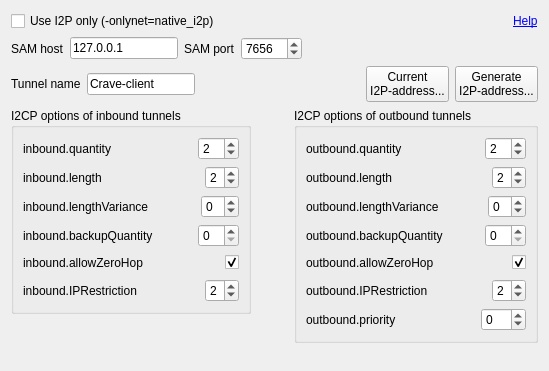
<?xml version="1.0" encoding="UTF-8"?>
<ui version="4.0">
 <class>I2POptionsWidget</class>
 <widget class="QWidget" name="I2POptionsWidget">
  <property name="geometry">
   <rect>
    <x>0</x>
    <y>0</y>
    <width>549</width>
    <height>371</height>
   </rect>
  </property>
  <property name="windowTitle">
   <string>Form</string>
  </property>
  <layout class="QVBoxLayout" name="verticalLayout_5">
   <item>
    <layout class="QHBoxLayout" name="horizontalLayout_15">
     <item>
      <widget class="QCheckBox" name="checkBoxUseI2POnly">
       <property name="text">
        <string>Use I2P only (-onlynet=native_i2p)</string>
       </property>
      </widget>
     </item>
     <item>
      <spacer name="horizontalSpacer_15">
       <property name="orientation">
        <enum>Qt::Horizontal</enum>
       </property>
       <property name="sizeHint" stdset="0">
        <size>
         <width>40</width>
         <height>20</height>
        </size>
       </property>
      </spacer>
     </item>
     <item>
      <widget class="QLabel" name="label">
       <property name="toolTip">
        <string>http://www.i2p2.i2p/i2cp.html#options</string>
       </property>
       <property name="text">
        <string>&lt;a href=&quot;http://www.i2p2.i2p/i2cp.html#options&quot;&gt;Help&lt;/a&gt;</string>
       </property>
       <property name="textFormat">
        <enum>Qt::RichText</enum>
       </property>
       <property name="openExternalLinks">
        <bool>true</bool>
       </property>
       <property name="textInteractionFlags">
        <set>Qt::TextBrowserInteraction</set>
       </property>
      </widget>
     </item>
    </layout>
   </item>
   <item>
    <layout class="QHBoxLayout" name="horizontalLayout_16">
     <item>
      <widget class="QLabel" name="labelSAMHost">
       <property name="text">
        <string>SAM host</string>
       </property>
      </widget>
     </item>
     <item>
      <widget class="QLineEdit" name="lineEditSAMHost">
       <property name="sizePolicy">
        <sizepolicy hsizetype="Fixed" vsizetype="Fixed">
         <horstretch>0</horstretch>
         <verstretch>0</verstretch>
        </sizepolicy>
       </property>
       <property name="text">
        <string>127.0.0.1</string>
       </property>
      </widget>
     </item>
     <item>
      <widget class="QLabel" name="labelSAMPort">
       <property name="text">
        <string>SAM port</string>
       </property>
      </widget>
     </item>
     <item>
      <widget class="QSpinBox" name="spinBoxSAMPort">
       <property name="minimum">
        <number>1</number>
       </property>
       <property name="maximum">
        <number>65535</number>
       </property>
       <property name="value">
        <number>7656</number>
       </property>
      </widget>
     </item>
     <item>
      <spacer name="horizontalSpacer_17">
       <property name="orientation">
        <enum>Qt::Horizontal</enum>
       </property>
       <property name="sizeHint" stdset="0">
        <size>
         <width>40</width>
         <height>20</height>
        </size>
       </property>
      </spacer>
     </item>
    </layout>
   </item>
   <item>
    <layout class="QHBoxLayout" name="horizontalLayout_17">
     <item>
      <widget class="QLabel" name="labelTunnelName">
       <property name="text">
        <string>Tunnel name</string>
       </property>
      </widget>
     </item>
     <item>
      <widget class="QLineEdit" name="lineEditTunnelName">
       <property name="sizePolicy">
        <sizepolicy hsizetype="Preferred" vsizetype="Fixed">
         <horstretch>0</horstretch>
         <verstretch>0</verstretch>
        </sizepolicy>
       </property>
       <property name="minimumSize">
        <size>
         <width>0</width>
         <height>0</height>
        </size>
       </property>
       <property name="text">
        <string>Crave-client</string>
       </property>
      </widget>
     </item>
     <item>
      <spacer name="horizontalSpacer_18">
       <property name="orientation">
        <enum>Qt::Horizontal</enum>
       </property>
       <property name="sizeHint" stdset="0">
        <size>
         <width>40</width>
         <height>20</height>
        </size>
       </property>
      </spacer>
     </item>
     <item>
      <widget class="QPushButton" name="pushButtonCurrentI2PAddress">
       <property name="text">
        <string>Current
I2P-address...</string>
       </property>
      </widget>
     </item>
     <item>
      <widget class="QPushButton" name="pushButtonGenerateI2PAddress">
       <property name="text">
        <string>Generate
I2P-address...</string>
       </property>
      </widget>
     </item>
    </layout>
   </item>
   <item>
    <layout class="QHBoxLayout" name="horizontalLayout_14">
     <item>
      <layout class="QVBoxLayout" name="verticalLayout_4">
       <item>
        <widget class="QGroupBox" name="groupBoxInbound">
         <property name="title">
          <string>I2CP options of inbound tunnels</string>
         </property>
         <layout class="QVBoxLayout" name="verticalLayout">
          <item>
           <layout class="QHBoxLayout" name="horizontalLayout">
            <item>
             <widget class="QLabel" name="labelInboundQuantity">
              <property name="text">
               <string>inbound.quantity </string>
              </property>
             </widget>
            </item>
            <item>
             <spacer name="horizontalSpacer">
              <property name="orientation">
               <enum>Qt::Horizontal</enum>
              </property>
              <property name="sizeHint" stdset="0">
               <size>
                <width>40</width>
                <height>20</height>
               </size>
              </property>
             </spacer>
            </item>
            <item>
             <widget class="QSpinBox" name="spinBoxInboundQuantity">
              <property name="minimum">
               <number>1</number>
              </property>
              <property name="maximum">
               <number>16</number>
              </property>
              <property name="value">
               <number>2</number>
              </property>
             </widget>
            </item>
           </layout>
          </item>
          <item>
           <layout class="QHBoxLayout" name="horizontalLayout_2">
            <item>
             <widget class="QLabel" name="labelInboundLength">
              <property name="text">
               <string>inbound.length </string>
              </property>
             </widget>
            </item>
            <item>
             <spacer name="horizontalSpacer_2">
              <property name="orientation">
               <enum>Qt::Horizontal</enum>
              </property>
              <property name="sizeHint" stdset="0">
               <size>
                <width>40</width>
                <height>20</height>
               </size>
              </property>
             </spacer>
            </item>
            <item>
             <widget class="QSpinBox" name="spinBoxInboundLength">
              <property name="minimum">
               <number>0</number>
              </property>
              <property name="maximum">
               <number>7</number>
              </property>
              <property name="value">
               <number>2</number>
              </property>
             </widget>
            </item>
           </layout>
          </item>
          <item>
           <layout class="QHBoxLayout" name="horizontalLayout_3">
            <item>
             <widget class="QLabel" name="labelInboundLengthVariance">
              <property name="text">
               <string>inbound.lengthVariance</string>
              </property>
             </widget>
            </item>
            <item>
             <spacer name="horizontalSpacer_3">
              <property name="orientation">
               <enum>Qt::Horizontal</enum>
              </property>
              <property name="sizeHint" stdset="0">
               <size>
                <width>40</width>
                <height>20</height>
               </size>
              </property>
             </spacer>
            </item>
            <item>
             <widget class="QSpinBox" name="spinBoxInboundLengthVariance">
              <property name="minimum">
               <number>-7</number>
              </property>
              <property name="maximum">
               <number>7</number>
              </property>
             </widget>
            </item>
           </layout>
          </item>
          <item>
           <layout class="QHBoxLayout" name="horizontalLayout_4">
            <item>
             <widget class="QLabel" name="labelInboundBackupQuality">
              <property name="text">
               <string>inbound.backupQuantity </string>
              </property>
             </widget>
            </item>
            <item>
             <spacer name="horizontalSpacer_4">
              <property name="orientation">
               <enum>Qt::Horizontal</enum>
              </property>
              <property name="sizeHint" stdset="0">
               <size>
                <width>40</width>
                <height>20</height>
               </size>
              </property>
             </spacer>
            </item>
            <item>
             <widget class="QSpinBox" name="spinBoxInboundBackupQuality"/>
            </item>
           </layout>
          </item>
          <item>
           <layout class="QHBoxLayout" name="horizontalLayout_5">
            <item>
             <widget class="QLabel" name="labelInboundAllowZeroHop">
              <property name="text">
               <string>inbound.allowZeroHop </string>
              </property>
             </widget>
            </item>
            <item>
             <spacer name="horizontalSpacer_5">
              <property name="orientation">
               <enum>Qt::Horizontal</enum>
              </property>
              <property name="sizeHint" stdset="0">
               <size>
                <width>40</width>
                <height>20</height>
               </size>
              </property>
             </spacer>
            </item>
            <item>
             <widget class="QCheckBox" name="checkBoxInboundAllowZeroHop">
              <property name="checked">
               <bool>true</bool>
              </property>
             </widget>
            </item>
           </layout>
          </item>
          <item>
           <layout class="QHBoxLayout" name="horizontalLayout_6">
            <item>
             <widget class="QLabel" name="labelInboundIPRestriction">
              <property name="text">
               <string>inbound.IPRestriction</string>
              </property>
             </widget>
            </item>
            <item>
             <spacer name="horizontalSpacer_6">
              <property name="orientation">
               <enum>Qt::Horizontal</enum>
              </property>
              <property name="sizeHint" stdset="0">
               <size>
                <width>40</width>
                <height>20</height>
               </size>
              </property>
             </spacer>
            </item>
            <item>
             <widget class="QSpinBox" name="spinBoxInboundIPRestriction">
              <property name="maximum">
               <number>4</number>
              </property>
              <property name="value">
               <number>2</number>
              </property>
             </widget>
            </item>
           </layout>
          </item>
         </layout>
        </widget>
       </item>
       <item>
        <spacer name="verticalSpacer">
         <property name="orientation">
          <enum>Qt::Vertical</enum>
         </property>
         <property name="sizeHint" stdset="0">
          <size>
           <width>20</width>
           <height>40</height>
          </size>
         </property>
        </spacer>
       </item>
      </layout>
     </item>
     <item>
      <spacer name="horizontalSpacer_14">
       <property name="orientation">
        <enum>Qt::Horizontal</enum>
       </property>
       <property name="sizeHint" stdset="0">
        <size>
         <width>40</width>
         <height>20</height>
        </size>
       </property>
      </spacer>
     </item>
     <item>
      <layout class="QVBoxLayout" name="verticalLayout_3">
       <item>
        <widget class="QGroupBox" name="groupBoxOutbound">
         <property name="title">
          <string>I2CP options of outbound tunnels</string>
         </property>
         <layout class="QVBoxLayout" name="verticalLayout_2">
          <item>
           <layout class="QHBoxLayout" name="horizontalLayout_7">
            <item>
             <widget class="QLabel" name="labelOutboundQuantity">
              <property name="text">
               <string>outbound.quantity </string>
              </property>
             </widget>
            </item>
            <item>
             <spacer name="horizontalSpacer_7">
              <property name="orientation">
               <enum>Qt::Horizontal</enum>
              </property>
              <property name="sizeHint" stdset="0">
               <size>
                <width>40</width>
                <height>20</height>
               </size>
              </property>
             </spacer>
            </item>
            <item>
             <widget class="QSpinBox" name="spinBoxOutboundQuantity">
              <property name="minimum">
               <number>1</number>
              </property>
              <property name="value">
               <number>2</number>
              </property>
             </widget>
            </item>
           </layout>
          </item>
          <item>
           <layout class="QHBoxLayout" name="horizontalLayout_8">
            <item>
             <widget class="QLabel" name="labelOutboundLength">
              <property name="text">
               <string>outbound.length </string>
              </property>
             </widget>
            </item>
            <item>
             <spacer name="horizontalSpacer_8">
              <property name="orientation">
               <enum>Qt::Horizontal</enum>
              </property>
              <property name="sizeHint" stdset="0">
               <size>
                <width>40</width>
                <height>20</height>
               </size>
              </property>
             </spacer>
            </item>
            <item>
             <widget class="QSpinBox" name="spinBoxOutboundLength">
              <property name="maximum">
               <number>7</number>
              </property>
              <property name="value">
               <number>2</number>
              </property>
             </widget>
            </item>
           </layout>
          </item>
          <item>
           <layout class="QHBoxLayout" name="horizontalLayout_9">
            <item>
             <widget class="QLabel" name="labelOutboundLengthVariance">
              <property name="text">
               <string>outbound.lengthVariance</string>
              </property>
             </widget>
            </item>
            <item>
             <spacer name="horizontalSpacer_9">
              <property name="orientation">
               <enum>Qt::Horizontal</enum>
              </property>
              <property name="sizeHint" stdset="0">
               <size>
                <width>40</width>
                <height>20</height>
               </size>
              </property>
             </spacer>
            </item>
            <item>
             <widget class="QSpinBox" name="spinBoxOutboundLengthVariance">
              <property name="minimum">
               <number>-7</number>
              </property>
              <property name="maximum">
               <number>7</number>
              </property>
             </widget>
            </item>
           </layout>
          </item>
          <item>
           <layout class="QHBoxLayout" name="horizontalLayout_10">
            <item>
             <widget class="QLabel" name="labelOutboundBackupQuantity">
              <property name="text">
               <string>outbound.backupQuantity</string>
              </property>
             </widget>
            </item>
            <item>
             <spacer name="horizontalSpacer_10">
              <property name="orientation">
               <enum>Qt::Horizontal</enum>
              </property>
              <property name="sizeHint" stdset="0">
               <size>
                <width>40</width>
                <height>20</height>
               </size>
              </property>
             </spacer>
            </item>
            <item>
             <widget class="QSpinBox" name="spinBoxOutboundBackupQuantity"/>
            </item>
           </layout>
          </item>
          <item>
           <layout class="QHBoxLayout" name="horizontalLayout_11">
            <item>
             <widget class="QLabel" name="labelAllowZeroHop">
              <property name="text">
               <string>outbound.allowZeroHop </string>
              </property>
             </widget>
            </item>
            <item>
             <spacer name="horizontalSpacer_11">
              <property name="orientation">
               <enum>Qt::Horizontal</enum>
              </property>
              <property name="sizeHint" stdset="0">
               <size>
                <width>40</width>
                <height>20</height>
               </size>
              </property>
             </spacer>
            </item>
            <item>
             <widget class="QCheckBox" name="checkBoxAllowZeroHop">
              <property name="checked">
               <bool>true</bool>
              </property>
             </widget>
            </item>
           </layout>
          </item>
          <item>
           <layout class="QHBoxLayout" name="horizontalLayout_12">
            <item>
             <widget class="QLabel" name="labelOutboundIPRestriction">
              <property name="text">
               <string>outbound.IPRestriction</string>
              </property>
             </widget>
            </item>
            <item>
             <spacer name="horizontalSpacer_12">
              <property name="orientation">
               <enum>Qt::Horizontal</enum>
              </property>
              <property name="sizeHint" stdset="0">
               <size>
                <width>40</width>
                <height>20</height>
               </size>
              </property>
             </spacer>
            </item>
            <item>
             <widget class="QSpinBox" name="spinBoxOutboundIPRestriction">
              <property name="maximum">
               <number>4</number>
              </property>
              <property name="value">
               <number>2</number>
              </property>
             </widget>
            </item>
           </layout>
          </item>
          <item>
           <layout class="QHBoxLayout" name="horizontalLayout_13">
            <item>
             <widget class="QLabel" name="labelOutboundPriority">
              <property name="text">
               <string>outbound.priority</string>
              </property>
             </widget>
            </item>
            <item>
             <spacer name="horizontalSpacer_13">
              <property name="orientation">
               <enum>Qt::Horizontal</enum>
              </property>
              <property name="sizeHint" stdset="0">
               <size>
                <width>40</width>
                <height>20</height>
               </size>
              </property>
             </spacer>
            </item>
            <item>
             <widget class="QSpinBox" name="spinBoxOutboundPriority">
              <property name="minimum">
               <number>-25</number>
              </property>
              <property name="maximum">
               <number>25</number>
              </property>
             </widget>
            </item>
           </layout>
          </item>
         </layout>
        </widget>
       </item>
       <item>
        <spacer name="verticalSpacer_2">
         <property name="orientation">
          <enum>Qt::Vertical</enum>
         </property>
         <property name="sizeHint" stdset="0">
          <size>
           <width>20</width>
           <height>40</height>
          </size>
         </property>
        </spacer>
       </item>
      </layout>
     </item>
    </layout>
   </item>
  </layout>
 </widget>
 <tabstops>
  <tabstop>checkBoxUseI2POnly</tabstop>
  <tabstop>lineEditSAMHost</tabstop>
  <tabstop>spinBoxSAMPort</tabstop>
  <tabstop>lineEditTunnelName</tabstop>
  <tabstop>pushButtonCurrentI2PAddress</tabstop>
  <tabstop>pushButtonGenerateI2PAddress</tabstop>
  <tabstop>spinBoxInboundQuantity</tabstop>
  <tabstop>spinBoxInboundLength</tabstop>
  <tabstop>spinBoxInboundLengthVariance</tabstop>
  <tabstop>spinBoxInboundBackupQuality</tabstop>
  <tabstop>checkBoxInboundAllowZeroHop</tabstop>
  <tabstop>spinBoxInboundIPRestriction</tabstop>
  <tabstop>spinBoxOutboundQuantity</tabstop>
  <tabstop>spinBoxOutboundLength</tabstop>
  <tabstop>spinBoxOutboundLengthVariance</tabstop>
  <tabstop>spinBoxOutboundBackupQuantity</tabstop>
  <tabstop>checkBoxAllowZeroHop</tabstop>
  <tabstop>spinBoxOutboundIPRestriction</tabstop>
  <tabstop>spinBoxOutboundPriority</tabstop>
 </tabstops>
 <resources/>
 <connections/>
</ui>
